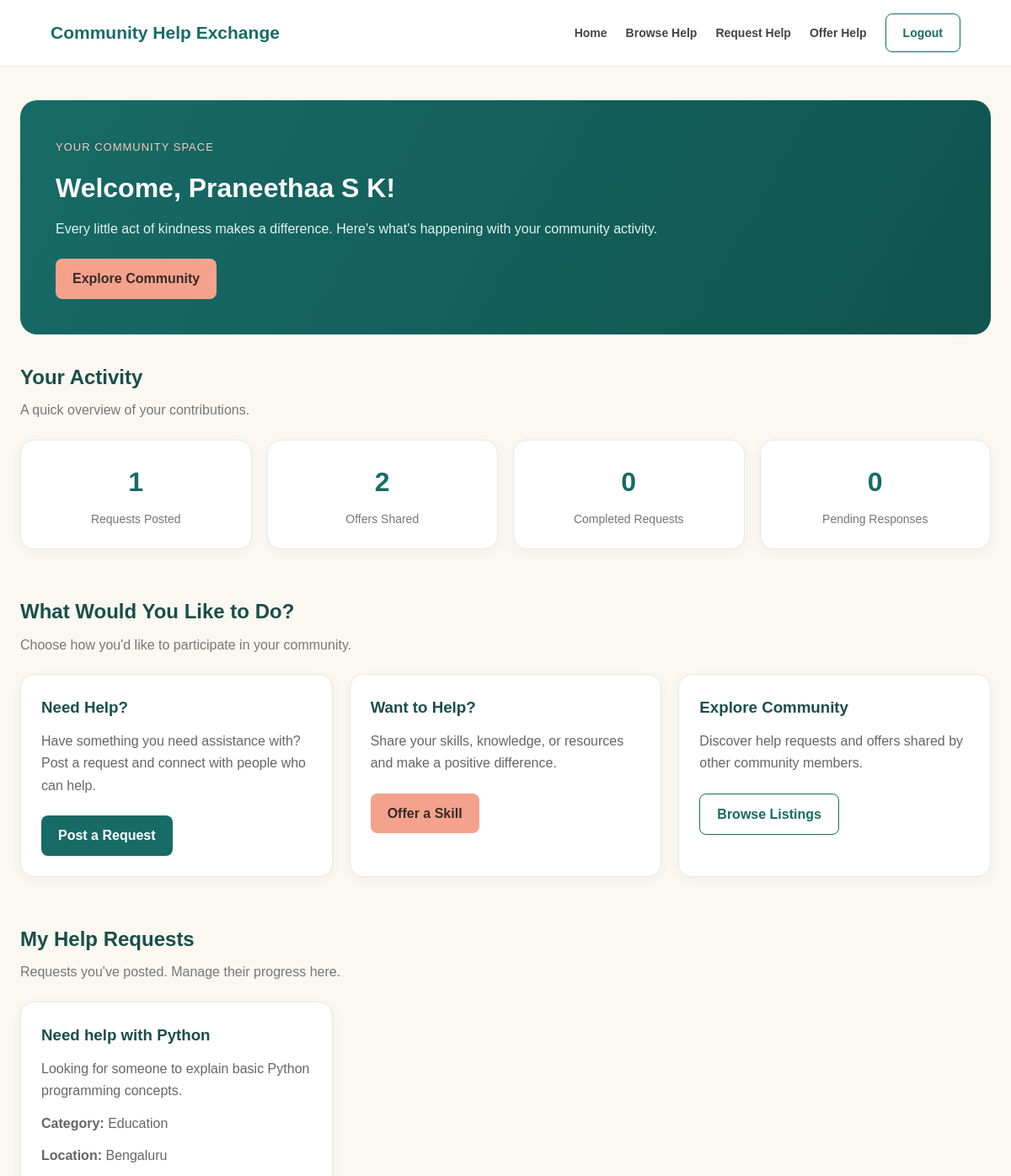
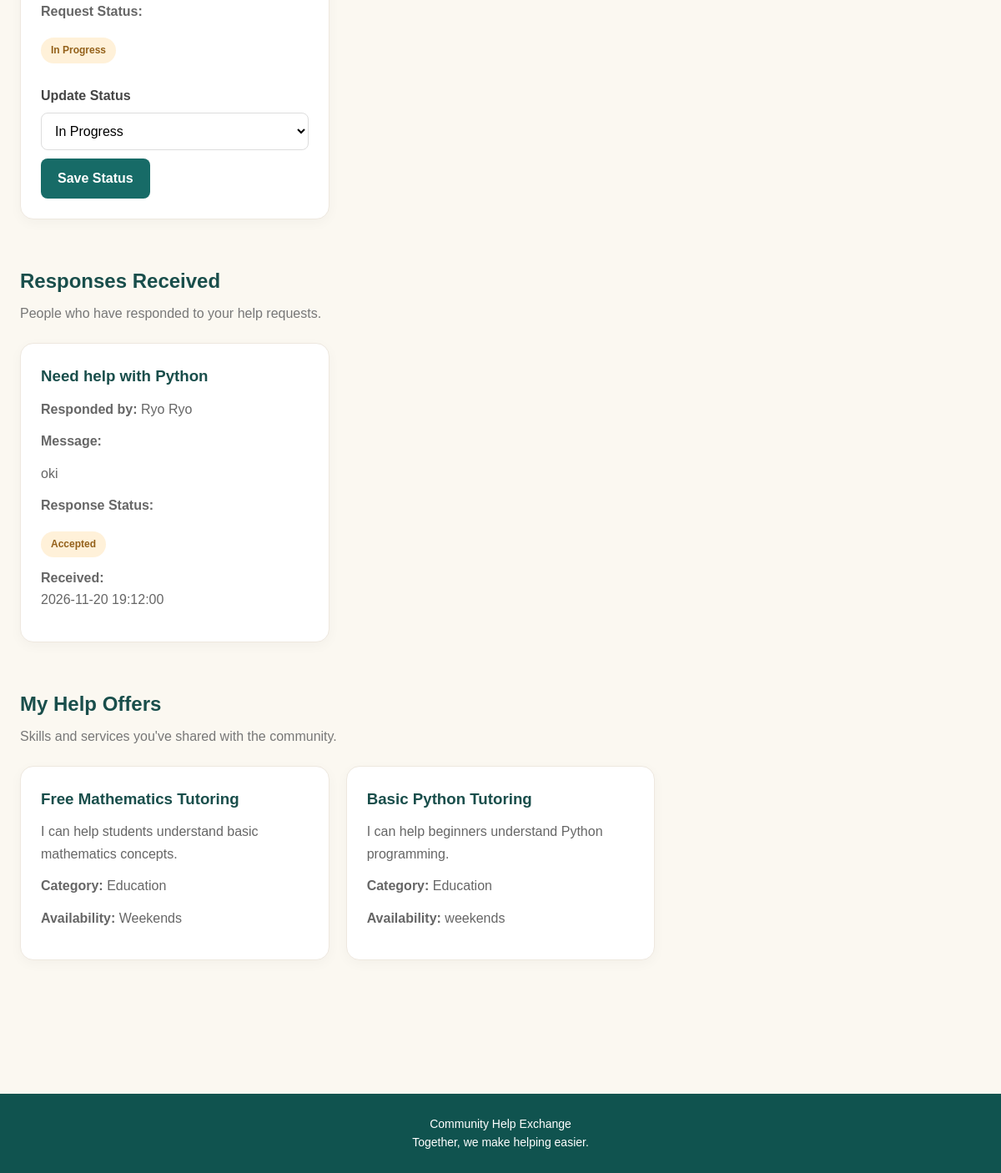
The app's page /dashboard.php (signed in) with its own data (2 pictures, top to bottom).
### tables this page shows
CREATE TABLE `help_requests` (
  `id` int(11) NOT NULL,
  `user_id` int(11) NOT NULL,
  `title` varchar(150) NOT NULL,
  `description` text NOT NULL,
  `category` varchar(100) NOT NULL,
  `location` varchar(150) DEFAULT NULL,
  `preferred_date` date DEFAULT NULL,
  `status` enum('Open','In Progress','Completed') DEFAULT 'Open',
  `created_at` timestamp NULL DEFAULT current_timestamp()
);

CREATE TABLE `responses` (
  `id` int(11) NOT NULL,
  `request_id` int(11) NOT NULL,
  `responder_id` int(11) NOT NULL,
  `message` text NOT NULL,
  `status` enum('Pending','Accepted','Rejected') DEFAULT 'Pending',
  `created_at` timestamp NULL DEFAULT current_timestamp()
);

CREATE TABLE `users` (
  `id` int(11) NOT NULL,
  `name` varchar(100) NOT NULL,
  `email` varchar(150) NOT NULL,
  `password` varchar(255) NOT NULL,
  `created_at` timestamp NULL DEFAULT current_timestamp()
);

CREATE TABLE `help_offers` (
  `id` int(11) NOT NULL,
  `user_id` int(11) NOT NULL,
  `title` varchar(150) NOT NULL,
  `description` text NOT NULL,
  `category` varchar(100) NOT NULL,
  `location` varchar(150) DEFAULT NULL,
  `availability` varchar(150) DEFAULT NULL,
  `created_at` timestamp NULL DEFAULT current_timestamp()
);

### dashboard.php (the view, shortened to what this page needs)
<?php
require_once "config/db.php";
$user_id = $_SESSION["user_id"];
$user_name = $_SESSION["user_name"] ?? "Member";
$requestStmt = $pdo->prepare(
    "SELECT * FROM help_requests
     WHERE user_id = ?
     ORDER BY created_at DESC"
);
$requestStmt->execute([$user_id]);
$requests = $requestStmt->fetchAll(PDO::FETCH_ASSOC);
$offerStmt = $pdo->prepare(
    "SELECT * FROM help_offers
     WHERE user_id = ?
     ORDER BY created_at DESC"
);
$offerStmt->execute([$user_id]);
$offers = $offerStmt->fetchAll(PDO::FETCH_ASSOC);
$responseStmt = $pdo->prepare(
    "SELECT
        responses.id,
        responses.message,
        responses.status,
        responses.created_at,
        responses.request_id,
        users.name AS responder_name,
        help_requests.title AS request_title
     FROM responses
     JOIN help_requests
        ON responses.request_id = help_requests.id
     JOIN users
        ON responses.responder_id = users.id
     WHERE help_requests.user_id = ?
     ORDER BY responses.created_at DESC"
);
$responseStmt->execute([$user_id]);
$responses = $responseStmt->fetchAll(PDO::FETCH_ASSOC);
$total_requests = count($requests);
$total_offers = count($offers);
$completed_requests = 0;
$pending_responses = 0;
function escapeHTML($value) {
    return htmlspecialchars((string)($value ?? ""), ENT_QUOTES, "UTF-8");
}
function statusClass($status) {
    if ($status === "In Progress" || $status === "Accepted") {
        return "status-progress";
    }
    return "status-completed";
}
?>
<!DOCTYPE html>
<html lang="en">
<head>
    <link rel="stylesheet" href="css/style.css">
</head>
<body>
<nav class="dashboard-navbar">
    <a href="index.html" class="logo">
        Community Help Exchange
    </a>
    <ul class="nav-links">
        <li><a href="index.html">Home</a></li>
        <li><a href="browse.php">Browse Help</a></li>
        <li><a href="request-help.html">Request Help</a></li>
        <li><a href="offer-help.html">Offer Help</a></li>
        <li>
            <a href="#" id="logoutBtn" class="btn btn-outline">Logout</a>
        </li>
    </ul>
</nav>
<main class="dashboard-main">
    <section class="dashboard-welcome">
        <span class="welcome-tag">YOUR COMMUNITY SPACE</span>
        <h1>
            Welcome, <?php echo escapeHTML($user_name); ?>!
        </h1>
        <p>
            Every little act of kindness makes a difference.
            Here's what's happening with your community activity.
        </p>
        <a href="browse.php" class="btn btn-secondary">
            Explore Community
        </a>
    </section>
    <section>
        <div class="dashboard-section-heading">
            <h2>Your Activity</h2>
            <p>A quick overview of your contributions.</p>
        </div>
        <div class="dashboard-stats">
            <div class="stat-card">
                <h3><?php echo $total_requests; ?></h3>
                <p>Requests Posted</p>
            </div>
            <div class="stat-card">
                <h3><?php echo $total_offers; ?></h3>
                <p>Offers Shared</p>
            </div>
            <div class="stat-card">
                <h3><?php echo $completed_requests; ?></h3>
                <p>Completed Requests</p>
            </div>
            <div class="stat-card">
                <h3><?php echo $pending_responses; ?></h3>
                <p>Pending Responses</p>
            </div>
        </div>
    </section>
    <section class="dashboard-section">
        <div class="dashboard-section-heading">
            <h2>What Would You Like to Do?</h2>
            <p>Choose how you'd like to participate in your community.</p>
        </div>
        <div class="dashboard-grid">
            <div class="dashboard-card">
                <h3>Need Help?</h3>
                <p>
                    Have something you need assistance with?
                    Post a request and connect with people who can help.
                </p>
                <a href="request-help.html" class="btn btn-primary">
                    Post a Request
                </a>
            </div>
            <div class="dashboard-card">
                <h3>Want to Help?</h3>
                <p>
                    Share your skills, knowledge, or resources
                    and make a positive difference.
                </p>
                <a href="offer-help.html" class="btn btn-secondary">
                    Offer a Skill
                </a>
            </div>
            <div class="dashboard-card">
                <h3>Explore Community</h3>
                <p>
                    Discover help requests and offers
                    shared by other community members.
                </p>
                <a href="browse.php" class="btn btn-outline">
                    Browse Listings
                </a>
            </div>
        </div>
    </section>
    <section class="dashboard-section">
        <div class="dashboard-section-heading">
            <h2>My Help Requests</h2>
            <p>Requests you've posted. Manage their progress here.</p>
        </div>
        <div class="dashboard-grid">
            <?php if (count($requests) > 0): ?>
                <?php foreach ($requests as $request): ?>
                    <div class="dashboard-card">
                        <h3>
                            <?php echo escapeHTML($request["title"]); ?>
                        </h3>
                        <p>
                            <?php echo escapeHTML($request["description"]); ?>
                        </p>
                        <p>
                            <strong>Category:</strong>
                            <?php echo escapeHTML($request["category"]); ?>
                        </p>
                        <p>
                            <strong>Location:</strong>
                            <?php echo escapeHTML($request["location"] ?: "Not specified"); ?>
                        </p>
                        <p><strong>Request Status:</strong></p>
                        <span class="status <?php echo statusClass($request["status"]); ?>">
                            <?php echo escapeHTML($request["status"]); ?>
                        </span>
                        <label for="status-<?php echo (int)$request['id']; ?>">
                            <strong>Update Status</strong>
                        </label>
                        <select
                            id="status-<?php echo (int)$request['id']; ?>"
                        >
                            <option value="In Progress"
                                <?php echo $request["status"] === "In Progress" ? "selected" : ""; ?>>
                                In Progress
                            </option>
                        </select>
                        <button
                            type="button"
                            class="btn btn-primary"
                            onclick="updateRequestStatus(<?php echo (int)$request['id']; ?>)"
                        >
                            Save Status
                        </button>
                    </div>
                <?php endforeach; ?>
            <?php endif; ?>
        </div>
    </section>
    <section class="dashboard-section">
        <div class="dashboard-section-heading">
            <h2>Responses Received</h2>
            <p>People who have responded to your help requests.</p>
        </div>
        <div class="dashboard-grid">
            <?php if (count($responses) > 0): ?>
                <?php foreach ($responses as $response): ?>
                    <div class="dashboard-card">
                        <h3>
                            <?php echo escapeHTML($response["request_title"]); ?>
                        </h3>
                        <p>
                            <strong>Responded by:</strong>
                            <?php echo escapeHTML($response["responder_name"]); ?>
                        </p>
                        <p><strong>Message:</strong></p>
                        <p>
                            <?php echo nl2br(escapeHTML($response["message"])); ?>
                        </p>
                        <p><strong>Response Status:</strong></p>
                        <span class="status <?php echo statusClass($response["status"]); ?>">
                            <?php echo escapeHTML($response["status"]); ?>
                        </span>
                        <p>
                            <strong>Received:</strong><br>
                            <?php echo escapeHTML($response["created_at"]); ?>
                        </p>
                    </div>
                <?php endforeach; ?>
            <?php endif; ?>
        </div>
    </section>
    <section class="dashboard-section">
        <div class="dashboard-section-heading">
            <h2>My Help Offers</h2>
            <p>Skills and services you've shared with the community.</p>
        </div>
        <div class="dashboard-grid">
            <?php if (count($offers) > 0): ?>
                <?php foreach ($offers as $offer): ?>
                    <div class="dashboard-card">
                        <h3>
                            <?php echo escapeHTML($offer["title"]); ?>
                        </h3>
                        <p>
                            <?php echo escapeHTML($offer["description"]); ?>
                        </p>
                        <p>
                            <strong>Category:</strong>
                            <?php echo escapeHTML($offer["category"]); ?>
                        </p>
                        <p>
                            <strong>Availability:</strong>
                            <?php echo escapeHTML($offer["availability"] ?: "Not specified"); ?>
                        </p>
                    </div>
                <?php endforeach; ?>
            <?php endif; ?>
        </div>
    </section>
</main>
<footer class="footer">
    <p>Community Help Exchange</p>
    <p>Together, we make helping easier.</p>
</footer>
</body>
</html>

### css/style.css (style rules this page uses)
:root { --primary: #176b67; --primary-dark: #10534f; --secondary: #f4a28c; --background: #fbf8f1; --white: #ffffff; --text: #263b3a; --muted: #71817e; --border: #e5e9e5; --success: #27845b; --danger: #c64f4f; --shadow: 0 8px 25px rgba(25, 65, 60, 0.08); --radius: 14px; }
* { margin: 0; padding: 0; box-sizing: border-box; }
html { scroll-behavior: smooth; }
body { font-family: Arial, sans-serif; background: var(--background); color: var(--text); line-height: 1.6; min-height: 100vh; }
a { text-decoration: none; color: inherit; }
button, input, textarea, select { font: inherit; }
button { cursor: pointer; }
.logo { color: var(--primary); font-size: 22px; font-weight: bold; white-space: nowrap; }
.nav-links { display: flex; align-items: center; gap: 25px; list-style: none; flex-wrap: wrap; }
.nav-links a { font-size: 14px; font-weight: 600; color: var(--text); transition: 0.2s; }
.btn { display: inline-block; border: none; border-radius: 8px; padding: 11px 20px; font-weight: bold; text-align: center; transition: 0.2s ease; cursor: pointer; }
.btn-primary { background: var(--primary); color: var(--white); }
.btn-secondary { background: var(--secondary); color: #382b28; }
.btn-outline { background: transparent; color: var(--primary); border: 1px solid var(--primary); }
.form-group input, .form-group textarea, .form-group select, input, textarea, select { max-width: 100%; }
.status { display: inline-block; padding: 5px 12px; border-radius: 20px; font-size: 12px; font-weight: bold; }
.status-in-progress, .status-progress { background: #fff0d5; color: #94651a; }
.dashboard-stats { display: grid; grid-template-columns: repeat(auto-fit, minmax(170px, 1fr)); gap: 20px; margin-bottom: 35px; }
.stat-card { background: var(--white); padding: 24px; border-radius: 12px; box-shadow: var(--shadow); border: 1px solid var(--border); text-align: center; }
.stat-card h3 { font-size: 30px; color: var(--primary); }
.stat-card p { color: var(--muted); }
.dashboard-section { margin-bottom: 40px; }
.dashboard-section h2 { color: var(--primary-dark); margin-bottom: 20px; }
.footer { background: var(--primary-dark); color: var(--white); text-align: center; padding: 25px; margin-top: 50px; font-size: 14px; }

### records on screen
help_requests: title "Need help with Python", description "Looking for someone to explain basic Python programming concepts.", category "Education", location "Bengaluru", status "In Progress", status+id "In Progress"
responses: request.title "Need help with Python", responder.name "Ryo Ryo", message "oki", status "Accepted", created_at "2026-11-20 19:12:00"
help_offers: title "Free Mathematics Tutoring", description "I can help students understand basic mathematics concepts.", category "Education", availability "Weekends"
help_offers: title "Basic Python Tutoring", description "I can help beginners understand Python programming.", category "Education", availability "weekends"

### other values on screen
escapeHTML($user_name) "Praneethaa S K"
$total_requests "1"
$total_offers "2"
$completed_requests "0"
$pending_responses "0"
